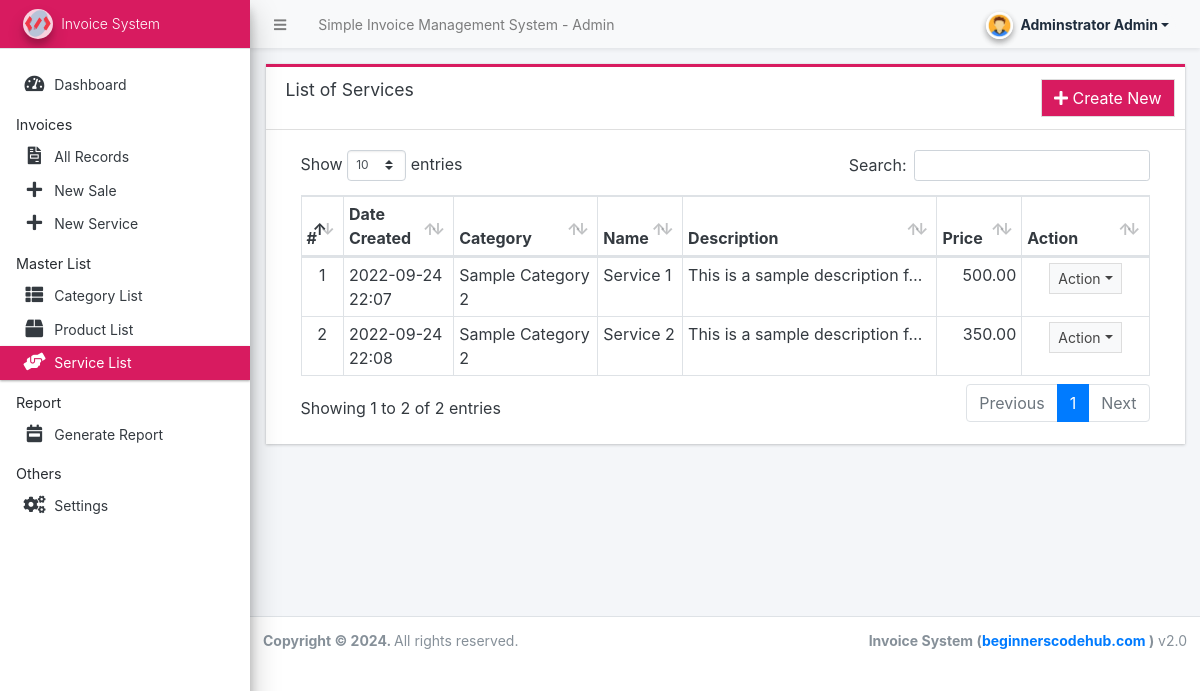
/admin/?page=service (signed in), run on an earlier commit of the app's database.
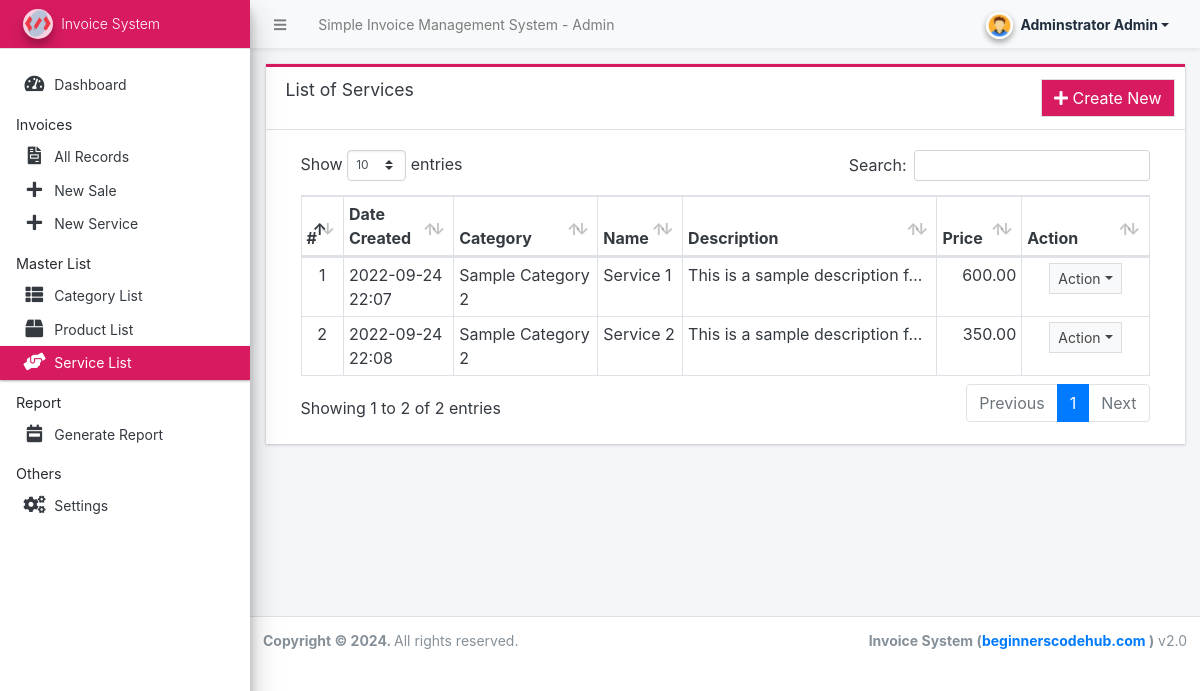
And on a later commit of the database.
### tables this page shows
CREATE TABLE `service_list` (
  `id` int(30) NOT NULL,
  `category_id` int(30) NOT NULL,
  `service` varchar(250) NOT NULL,
  `description` text NOT NULL,
  `price` float NOT NULL,
  `date_created` datetime NOT NULL DEFAULT current_timestamp(),
  `date_updated` datetime DEFAULT NULL ON UPDATE current_timestamp()
);

CREATE TABLE `category_list` (
  `id` int(30) NOT NULL,
  `name` varchar(250) NOT NULL,
  `description` text NOT NULL,
  `type` tinyint(1) NOT NULL DEFAULT 1 COMMENT '1 = product, 2 = service',
  `date_created` datetime NOT NULL DEFAULT current_timestamp(),
  `date_updated` datetime DEFAULT NULL ON UPDATE current_timestamp()
);

### config.php (called while the page is built, shortened)
<?php
require_once('classes/DBConnection.php');
require_once('classes/SystemSettings.php');
function validate_image($file){
	if(!empty($file)){
		if(is_file(base_app.$file)){
			return base_url.$file;
		}else{
			return base_url.'dist/img/no-image-available.png';
		}
	}else{
		return base_url.'dist/img/no-image-available.png';
	}
}
function isMobileDevice(){
    $aMobileUA = array(
        '/iphone/i' => 'iPhone',
        '/ipod/i' => 'iPod',
        '/ipad/i' => 'iPad',
        '/android/i' => 'Android',
        '/blackberry/i' => 'BlackBerry',
        '/webos/i' => 'Mobile'
    );
    return false;
}
?>

### classes/DBConnection.php (called while the page is built, shortened)
<?php
class DBConnection{
    private $host = DB_SERVER;
    private $username = DB_USERNAME;
    private $password = DB_PASSWORD;
    private $database = DB_NAME;
    public $conn;
    public function __construct(){
        if (!isset($this->conn)) {
            $this->conn = new mysqli($this->host, $this->username, $this->password, $this->database);
        }
    }
}
?>

### admin/service/index.php (the view, shortened to what this page needs)
<div class="card card-outline rounded-0 card-maroon">
	<div class="card-header">
		<h3 class="card-title">List of Services</h3>
		<div class="card-tools">
			<a href="javascript:void(0)" id="create_service" class="btn btn-flat btn-default bg-maroon"><span class="fas fa-plus"></span>  Create New</a>
		</div>
	</div>
	<div class="card-body">
		<div class="container-fluid">
        <div class="container-fluid">
			<table class="table table-bordered table-stripped">
				<colgroup>
					<col width="5%">
					<col width="13%">
					<col width="17%">
					<col width="10%">
					<col width="30%">
					<col width="10%">
					<col width="15%">
				</colgroup>
				<thead>
					<tr>
						<th>#</th>
						<th>Date Created</th>
						<th>Category</th>
						<th>Name</th>
						<th>Description</th>
						<th>Price</th>
						<th>Action</th>
					</tr>
				</thead>
				<tbody>
					<?php
					$i = 1;
						$qry = $conn->query("SELECT p.*,c.name as cname from `service_list` p inner join category_list c on c.id = p.category_id order by date(p.date_created) desc ");
						while($row = $qry->fetch_assoc()):
                            $row['description'] = strip_tags(stripslashes(html_entity_decode($row['description'])));
					?>
						<tr>
							<td class="text-center"><?php echo $i++; ?></td>
							<td><?php echo date("Y-m-d H:i",strtotime($row['date_created'])) ?></td>
							<td><?php echo $row['cname'] ?></td>
							<td><?php echo $row['service'] ?></td>
							<td ><p class="truncate-1 m-0"><?php echo $row['description'] ?></p></td>
							<td class="text-right"><?php echo number_format($row['price'],2) ?></td>
							<td align="center">
								 <button type="button" class="btn btn-flat btn-default btn-sm dropdown-toggle dropdown-icon" data-toggle="dropdown">
				                  		Action
				                  </button>
							</td>
						</tr>
					<?php endwhile; ?>
				</tbody>
			</table>
		</div>
		</div>
	</div>
</div>

### admin/index.php (shortened to what this page needs)
<?php require_once('../config.php'); ?>
 <!DOCTYPE html>
<html lang="en" class="" style="height: auto;">
<?php require_once('inc/header.php') ?>
  <body class="sidebar-mini layout-fixed control-sidebar-slide-open layout-navbar-fixed sidebar-mini-md sidebar-mini-xs" data-new-gr-c-s-check-loaded="14.991.0" data-gr-ext-installed="" style="height: auto;">
    <div class="wrapper">
     <?php require_once('inc/topBarNav.php') ?>
     <?php require_once('inc/navigation.php') ?>
     <?php $page = isset($_GET['page']) ? $_GET['page'] : 'home';  ?>
      <div class="content-wrapper  pt-3" style="min-height: 567.854px;">
        <section class="content  text-dark">
          <div class="container-fluid">
            <?php
              if(!file_exists($page.".php") && !is_dir($page)){
                  include '404.html';
              }else{
                if(is_dir($page))
                  include $page.'/index.php';
                else
                  include $page.'.php';
              }
            ?>
          </div>
        </section>
      </div>
      <?php require_once('inc/footer.php') ?>
  </body>
</html>

### admin/inc/header.php (shortened to what this page needs)
<head>
    <link rel="stylesheet" href="<?php echo base_url ?>plugins/fontawesome-free/css/all.min.css">
    <link rel="stylesheet" href="<?php echo base_url ?>plugins/tempusdominus-bootstrap-4/css/tempusdominus-bootstrap-4.min.css">
  <link rel="stylesheet" href="<?php echo base_url ?>plugins/datatables-bs4/css/dataTables.bootstrap4.min.css">
  <link rel="stylesheet" href="<?php echo base_url ?>plugins/datatables-responsive/css/responsive.bootstrap4.min.css">
  <link rel="stylesheet" href="<?php echo base_url ?>plugins/datatables-buttons/css/buttons.bootstrap4.min.css">
  <link rel="stylesheet" href="<?php echo base_url ?>plugins/select2/css/select2.min.css">
  <link rel="stylesheet" href="<?php echo base_url ?>plugins/select2-bootstrap4-theme/select2-bootstrap4.min.css">
    <link rel="stylesheet" href="<?php echo base_url ?>plugins/icheck-bootstrap/icheck-bootstrap.min.css">
    <link rel="stylesheet" href="<?php echo base_url ?>plugins/jqvmap/jqvmap.min.css">
    <link rel="stylesheet" href="<?php echo base_url ?>dist/css/adminlte.css">
    <link rel="stylesheet" href="<?php echo base_url ?>dist/css/custom.css">
    <link rel="stylesheet" href="<?php echo base_url ?>plugins/overlayScrollbars/css/OverlayScrollbars.min.css">
    <link rel="stylesheet" href="<?php echo base_url ?>plugins/daterangepicker/daterangepicker.css">
    <link rel="stylesheet" href="<?php echo base_url ?>plugins/summernote/summernote-bs4.min.css">
  <link rel="stylesheet" href="<?php echo base_url ?>plugins/sweetalert2-theme-bootstrap-4/bootstrap-4.min.css">
  </head>

### admin/inc/topBarNav.php (shortened to what this page needs)
<nav class="main-header navbar navbar-expand navbar-light border border-light border-top-0  border-left-0 border-right-0 navbar-light text-sm shadow-sm">
  <ul class="navbar-nav">
    <li class="nav-item">
    <a class="nav-link" data-widget="pushmenu" href="#" role="button"><i class="fas fa-bars"></i></a>
    </li>
    <li class="nav-item d-none d-sm-inline-block">
      <a href="<?php echo base_url ?>" class="nav-link"><?php echo (!isMobileDevice()) ? $_settings->info('name'):$_settings->info('short_name'); ?> - Admin</a>
    </li>
  </ul>
  <ul class="navbar-nav ml-auto">
    <li class="nav-item">
      <div class="btn-group nav-link">
            <button type="button" class="btn btn-rounded badge badge-light dropdown-toggle dropdown-icon" data-toggle="dropdown">
              <span><img src="<?php echo validate_image($_settings->userdata('avatar')) ?>" class="img-circle elevation-2 user-img" alt="User Image"></span>
              <span class="ml-3"><?php echo ucwords($_settings->userdata('firstname').' '.$_settings->userdata('lastname')) ?></span>
            </button>
        </div>
    </li>
  </ul>
</nav>

### admin/inc/navigation.php (shortened to what this page needs)
<aside class="main-sidebar sidebar-light-maroon elevation-4 sidebar-no-expand">
  <a href="<?php echo base_url ?>admin" class="brand-link bg-maroon text-sm">
  <img src="<?php echo validate_image($_settings->info('logo'))?>" alt="Store Logo" class="brand-image img-circle elevation-3" style="opacity: .8;
                      width: 30px;
                      height: 30px;
                      max-height: unset;
                      background: white;">
  <span class="brand-text font-weight-light"><?php echo $_settings->info('short_name') ?></span>
  </a>
  <div class="sidebar os-host os-theme-light os-host-overflow os-host-overflow-y os-host-resize-disabled os-host-transition os-host-scrollbar-horizontal-hidden">
    <div class="os-content-glue" style="margin: 0px -8px; width: 249px; height: 646px;"></div>
    <div class="os-padding">
      <div class="os-viewport os-viewport-native-scrollbars-invisible" style="overflow-y: scroll;">
        <div class="os-content" style="padding: 0px 8px; height: 100%; width: 100%;">
          <nav class="mt-4">
             <ul class="nav nav-pills nav-sidebar flex-column text-sm nav-compact nav-flat nav-child-indent nav-collapse-hide-child" data-widget="treeview" role="menu" data-accordion="false">
              <li class="nav-item dropdown">
                <a href="./" class="nav-link nav-home">
                  <i class="nav-icon fas fa-tachometer-alt"></i>
                  <p>
                    Dashboard
                  </p>
                </a>
              </li>
              <li class="nav-header">Invoices</li>
              <li class="nav-item dropdown">
                <a href="<?php echo base_url ?>admin/?page=invoice" class="nav-link nav-invoice">
                  <i class="nav-icon fas fa-file-invoice"></i>
                  <p>
                    All Records
                  </p>
                </a>
              </li>
              <li class="nav-item dropdown">
                <a href="<?php echo base_url ?>admin/?page=invoice/manage" class="nav-link">
                  <i class="nav-icon fas fa-plus"></i>
                  <p>
                    New Sale
                  </p>
                </a>
              </li>
              <li class="nav-item dropdown">
                <a href="<?php echo base_url ?>admin/?page=invoice/manage&type=2" class="nav-link">
                  <i class="nav-icon fas fa-plus"></i>
                  <p>
                    New Service
                  </p>
                </a>
              </li>
              <li class="nav-header">Master List</li>
              <li class="nav-item dropdown">
                <a href="<?php echo base_url ?>admin/?page=category" class="nav-link nav-category">
                  <i class="nav-icon fas fa-th-list"></i>
                  <p>
                    Category List
                  </p>
                </a>
              </li>
              <li class="nav-item dropdown">
                <a href="<?php echo base_url ?>admin/?page=product" class="nav-link nav-product">
                  <i class="nav-icon fas fa-box"></i>
                  <p>
                    Product List
                  </p>
                </a>
              </li>
              <li class="nav-item dropdown">
                <a href="<?php echo base_url ?>admin/?page=service" class="nav-link nav-service">
                  <i class="nav-icon fas fa-hands-helping"></i>
                  <p>
                    Service List
                  </p>
                </a>
              </li>
              <li class="nav-header">Report</li>
              <li class="nav-item dropdown">
                <a href="<?php echo base_url ?>admin/?page=report" class="nav-link nav-report">
                  <i class="nav-icon fas fa-calendar-week"></i>
                  <p>
                    Generate Report
                  </p>
                </a>
              </li>
              <li class="nav-header">Others</li>
              <li class="nav-item dropdown">
                <a href="<?php echo base_url ?>admin/?page=system_info" class="nav-link nav-system_info">
                  <i class="nav-icon fas fa-cogs"></i>
                  <p>
                    Settings
                  </p>
                </a>
              </li>
            </ul>
          </nav>
        </div>
      </div>
    </div>
  </div>
</aside>

### admin/inc/footer.php (shortened to what this page needs)
<footer class="main-footer text-sm">
        <strong>Copyright © <?php echo date('Y') ?>.
        </strong>
        All rights reserved.
        <div class="float-right d-none d-sm-inline-block">
          <b><?php echo $_settings->info('short_name') ?> (<a href="beginnerscodehub.com" target="blank">beginnerscodehub.com</a> )</b> v2.0
        </div>
      </footer>
    </div>

### admin/inc/topBarNav.php (style rules this page uses)
.user-img { position: absolute; height: 27px; width: 27px; object-fit: cover; left: -7%; top: -12%; }
.btn-rounded { border-radius: 50px; }

What changed in the data, as far as the page shows it:
changed service_list "Service 1": price "500.00" → "600.00"
